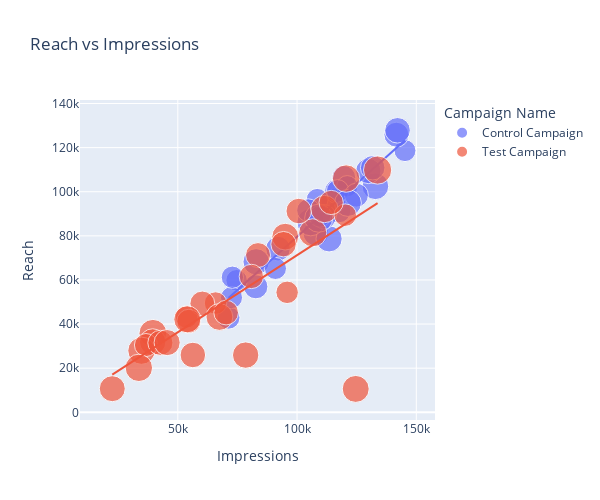

Notebook source saved alongside this figure:
### Markdown cell above
From heatmap, we know that varible with big correlation is : (Reach vs Impression), (Searches vs Website Clicks), (View Content vs Website Clicks), (View Content vs Searches), (Add to Cart vs Purchase)

### Code cell
#Reach vs Impressions

fig = px.scatter(data_frame=df, x='Impressions', y='Reach', color='Campaign Name', title='Reach vs Impressions', width=600, 
    height=500, trendline='ols', size= 'Spend [USD]')
fig.show()

### Figure 1 — Plotly figure (JSON) as saved in the notebook; plotly's stock layout.template omitted (floating-point values rounded to 4 significant figures)
{"data": [{"hovertemplate": "Campaign Name=Control Campaign<br>Impressions=%{x}<br>Reach=%{y}<br>Spend [USD]=%{marker.size}<extra></extra>", "legendgroup": "Control Campaign", "marker": {"color": "#636efa", "size": [2280, 2149, 2490, 2319, 2697, 1875, 2774, 2024, 2177, 1876, 2596, 1757, 2675, 1803, 2939, 2496, 1892, 1962, 2233, 2061, 2421, 2375, 2343, 2324, 1940, 1835, 3083, 2544, 1900, 2813], "sizemode": "area", "sizeref": 7.78, "symbol": "circle"}, "mode": "markers", "name": "Control Campaign", "orientation": "v", "showlegend": true, "type": "scatter", "x": [82702, 117624, 115247, 116639, 82847, 145248, 132845, 71274, 119612, 108452, 107890, 121040, 113430, 74654, 105705, 129880, 72515, 117006, 124897, 104678, 141654, 92029, 131711, 111306, 72878, 109600.0, 109076, 142123, 90939, 121332], "xaxis": "x", "y": [56930, 91257, 95843, 100189, 68214, 118632, 102479, 42859, 106518, 96518, 81268, 102513, 78625, 59873, 86218, 109413, 51987, 100398, 98432, 91579, 125874, 74192, 110862, 88632, 61235, 88840.0, 87998, 127852, 65217, 94896], "yaxis": "y"}, {"hovertemplate": "<b>OLS trendline</b><br>Reach = 0.967229 * Impressions + -17124.4<br>R<sup>2</sup>=0.923280<br><br>Campaign Name=Control Campaign<br>Impressions=%{x}<br>Reach=%{y} <b>(trend)</b><extra></extra>", "legendgroup": "Control Campaign", "marker": {"color": "#636efa", "symbol": "circle"}, "mode": "lines", "name": "Control Campaign", "showlegend": false, "type": "scatter", "x": [71274, 72515, 72878, 74654, 82702, 82847, 90939, 92029, 104678, 105705, 107890, 108452, 109076, 109600.0, 111306, 113430, 115247, 116639, 117006, 117624, 119612, 121040, 121332, 124897, 129880, 131711, 132845, 141654, 142123, 145248], "xaxis": "x", "y": [51810.0, 53010.0, 53370.0, 55080.0, 62870.0, 63010.0, 70830.0, 71890.0, 84120.0, 85120.0, 87230.0, 87770.0, 88380.0, 88840.0, 90530.0, 92590.0, 94350.0, 95690.0, 96050.0, 96640.0, 98570.0, 99950.0, 100200.0, 103700.0, 108500.0, 110300.0, 111400.0, 119900.0, 120300.0, 123400.0], "yaxis": "y"}, {"hovertemplate": "Campaign Name=Test Campaign<br>Impressions=%{x}<br>Reach=%{y}<br>Spend [USD]=%{marker.size}<extra></extra>", "legendgroup": "Test Campaign", "marker": {"color": "#EF553B", "size": [3008, 2790, 2420, 2831, 1972, 2537, 2516, 3076, 1968, 1979, 2626, 2542, 2712, 3112, 2899, 2407, 2078, 2928, 2311, 2915, 2247, 2805, 2365, 1977, 2710, 2297, 2458, 2838, 2916, 2652], "sizemode": "area", "sizeref": 7.78, "symbol": "circle"}, "mode": "markers", "name": "Test Campaign", "orientation": "v", "showlegend": true, "type": "scatter", "x": [39550, 95054, 83633, 124591, 65827, 56304, 94338, 106584, 95843, 53632, 22521, 100719, 39470, 133771, 34752, 60286, 36650, 120576, 80841, 111469, 54627, 67444, 70263, 120203, 78451, 114295, 42684, 53986, 33669, 45511], "xaxis": "x", "y": [35820, 79632, 71286, 10598, 49531, 25982, 76219, 81389, 54389, 43241, 10698, 91236, 31893, 109834, 27932, 49329, 30489, 105978, 61589, 92159, 41267, 43219, 45198, 89380, 25937, 95138, 31489, 42148, 20149, 31598], "yaxis": "y"}, {"hovertemplate": "<b>OLS trendline</b><br>Reach = 0.698684 * Impressions + 1380.37<br>R<sup>2</sup>=0.607424<br><br>Campaign Name=Test Campaign<br>Impressions=%{x}<br>Reach=%{y} <b>(trend)</b><extra></extra>", "legendgroup": "Test Campaign", "marker": {"color": "#EF553B", "symbol": "circle"}, "mode": "lines", "name": "Test Campaign", "showlegend": false, "type": "scatter", "x": [22521, 33669, 34752, 36650, 39470, 39550, 42684, 45511, 53632, 53986, 54627, 56304, 60286, 65827, 67444, 70263, 78451, 80841, 83633, 94338, 95054, 95843, 100719, 106584, 111469, 114295, 120203, 120576, 124591, 133771], "xaxis": "x", "y": [17120.0, 24900.0, 25660.0, 26990.0, 28960.0, 29010.0, 31200.0, 33180.0, 38850.0, 39100.0, 39550.0, 40720.0, 43500.0, 47370.0, 48500.0, 50470.0, 56190.0, 57860.0, 59810.0, 67290.0, 67790.0, 68340.0, 71750.0, 75850.0, 79260.0, 81240.0, 85360.0, 85620.0, 88430.0, 94840.0], "yaxis": "y"}], "layout": {"height": 500, "legend": {"itemsizing": "constant", "title": {"text": "Campaign Name"}, "tracegroupgap": 0}, "title": {"text": "Reach vs Impressions"}, "width": 600, "xaxis": {"anchor": "y", "domain": [0, 1], "title": {"text": "Impressions"}}, "yaxis": {"anchor": "x", "domain": [0, 1], "title": {"text": "Reach"}}}}
